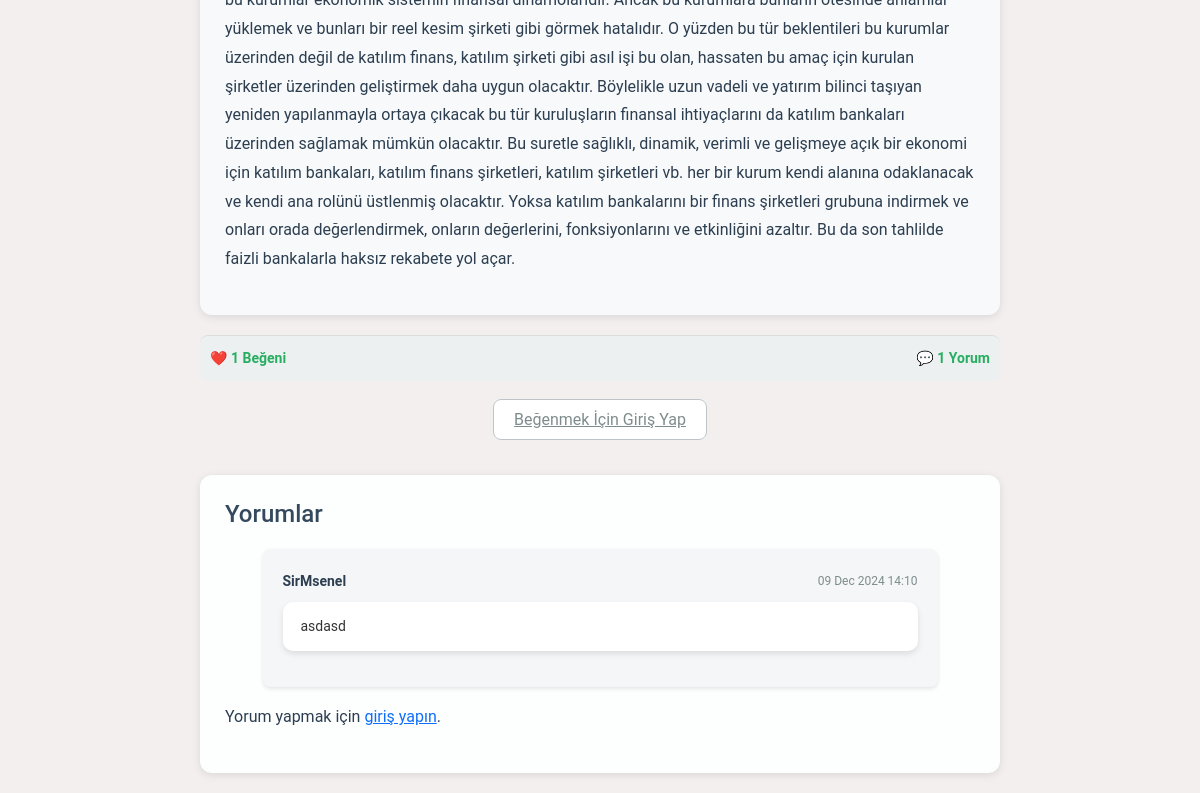
The app's page /news/articles/3/ (lower part), older data.
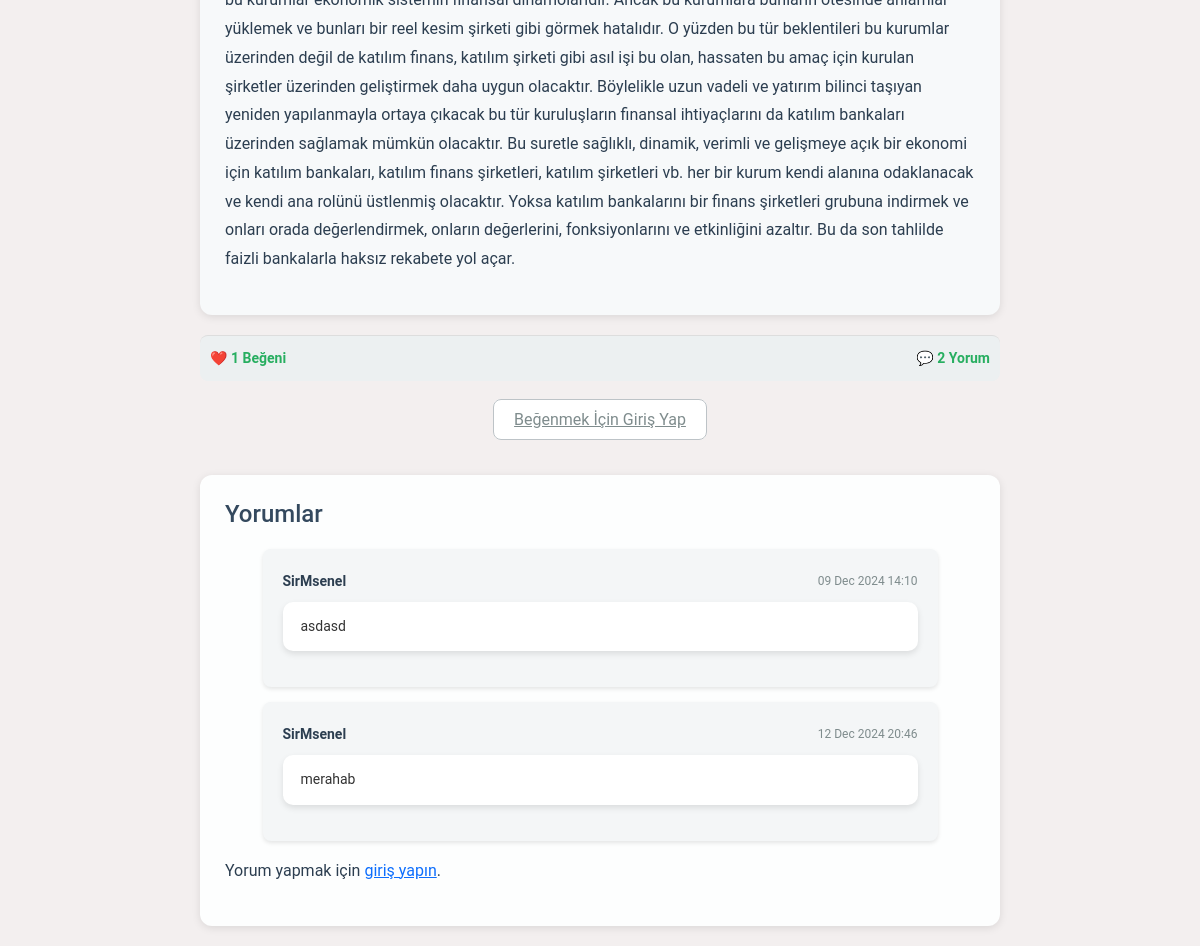
The same page, newer data.
### news/models.py (models this page shows, shortened)
class Article(models.Model):
    title = models.CharField(max_length=200)  # Makale başlığı
    summary = models.TextField()  # Makale özeti
    content = models.TextField()  # Makale içeriği
    image = models.ImageField(upload_to='articles/', null=True, blank=True)  # Makale görseli
    category = models.CharField(max_length=100, null=True, blank=True)  # Makale kategorisi
    created_at = models.DateTimeField(auto_now_add=True)  # Yorumun oluşturulma tarihi
    published_at = models.DateTimeField(null=True, blank=True)  # Yayınlanma tarihi
    likes = models.ManyToManyField(User, related_name='liked_articles', blank=True)  # Beğeniler

class ArticleComment(models.Model):
    article = models.ForeignKey(Article, on_delete=models.CASCADE, related_name='comments')  # Makale ile ilişki
    user = models.ForeignKey(User, on_delete=models.CASCADE)  # Yorumu yapan kullanıcı
    text = models.TextField()  # Yorum içeriği
    created_at = models.DateTimeField(auto_now_add=True)  # Yorumun oluşturulma tarihi

### news/views.py (the view)
# urls.py: path('articles/<int:id>/', views.article_detail, name='article_detail'),  # Makale detay sayfası
def article_detail(request, id):
    article = get_object_or_404(Article, id=id)
    return render(request, 'news/article_detail.html', {'article': article})

### news/templates/news/article_detail.html (shortened to what this page needs)
{% extends "base.html" %}
{% block content %}
<div class="article-detail-page">
    <div class="article-content">
        <p>{{ article.content }}</p>
    </div>
    <div class="article-meta">
        <span class="likes">❤️ {{ article.likes.count }} Beğeni</span>
        <span class="comments">💬 {{ article.comments.count }} Yorum</span>
    </div>
    <div class="like-section">
        {% if user.is_authenticated %}
        <form action="{% url 'like_article' article.id %}" method="post">
            {% csrf_token %}
            <button type="submit" class="like-button">
                {% if request.user in article.likes.all %}
                ❤️ Beğenildi
                {% else %}
                🤍 Beğen
                {% endif %}
            </button>
        </form>
        {% else %}
        <a href="{% url 'login' %}" class="like-button">Beğenmek İçin Giriş Yap</a>
        {% endif %}
    </div>
    <div class="comments-section">
        <h2>Yorumlar</h2>
        {% if article.comments.exists %}
        <ul class="comments-list">
            {% for comment in article.comments.all %}
            <li class="comment-item">
                <div class="comment-header">
                    <strong>{{ comment.user.username }}</strong>
                    <small>{{ comment.created_at|date:"d M Y H:i" }}</small>
                </div>
                <p class="comment-text">{{ comment.text }}</p>
            </li>
            {% endfor %}
        </ul>
        {% else %}
        <p>Henüz yorum yapılmamış.</p>
        {% endif %}
        {% if user.is_authenticated %}
        <form action="{% url 'add_comment' article.id %}" method="post">
            {% csrf_token %}
            <textarea name="text" placeholder="Yorumunuzu yazın..." required></textarea>
            <button type="submit" class="comment-submit-button">Yorum Yap</button>
        </form>
        {% else %}
        <p>Yorum yapmak için <a href="{% url 'login' %}">giriş yapın</a>.</p>
        {% endif %}
    </div>
</div>
{% endblock %}

Row changes from the older to the newer data that the page shows:
computed for Article: comments.count "1" → "2"
added ArticleComment: user.username "SirMsenel", created_at "12 Dec 2024 20:46", text "merahab"
